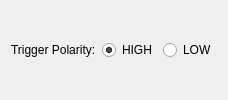
                        <widget class="QWidget" name="sync_confocal_line_digital_tab">
                         <attribute name="title">
                          <string>Digital - Line Clock</string>
                         </attribute>
                         <layout class="QGridLayout" name="gridLayout_65" columnstretch="0,0,10">
                          <item row="0" column="0">
                           <widget class="QLabel" name="sync_confocal_line_digital_label">
                            <property name="text">
                             <string>Trigger Polarity:</string>
                            </property>
                           </widget>
                          </item>
                          <item row="0" column="1">
                           <widget class="QRadioButton" name="sync_confocal_line_digital_high_button">
                            <property name="text">
                             <string>HIGH</string>
                            </property>
                            <property name="checked">
                             <bool>true</bool>
                            </property>
                           </widget>
                          </item>
                          <item row="0" column="2">
                           <widget class="QRadioButton" name="sync_confocal_line_digital_low_button">
                            <property name="text">
                             <string>LOW</string>
                            </property>
                           </widget>
                          </item>
                         </layout>
                        </widget>
